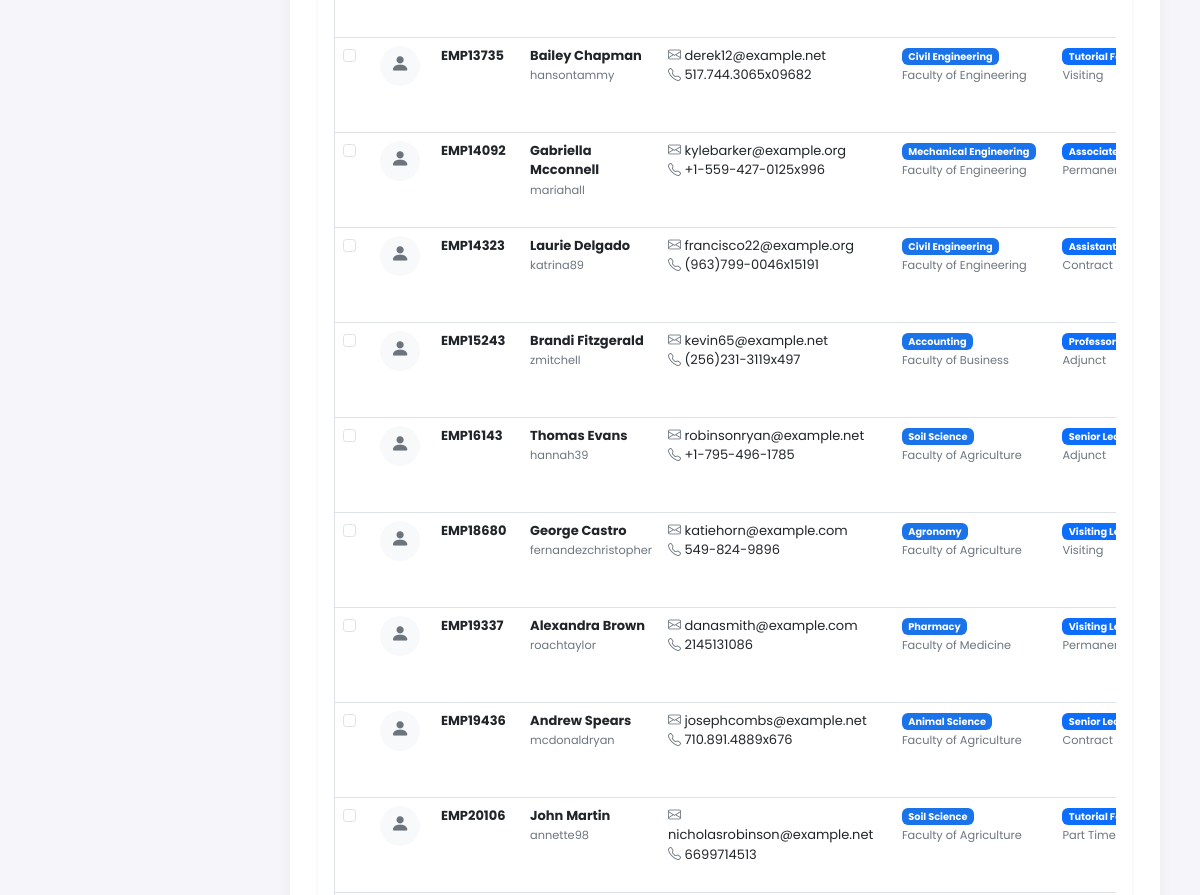
Before: /lecturers/ (signed in, middle part) with the older database file.
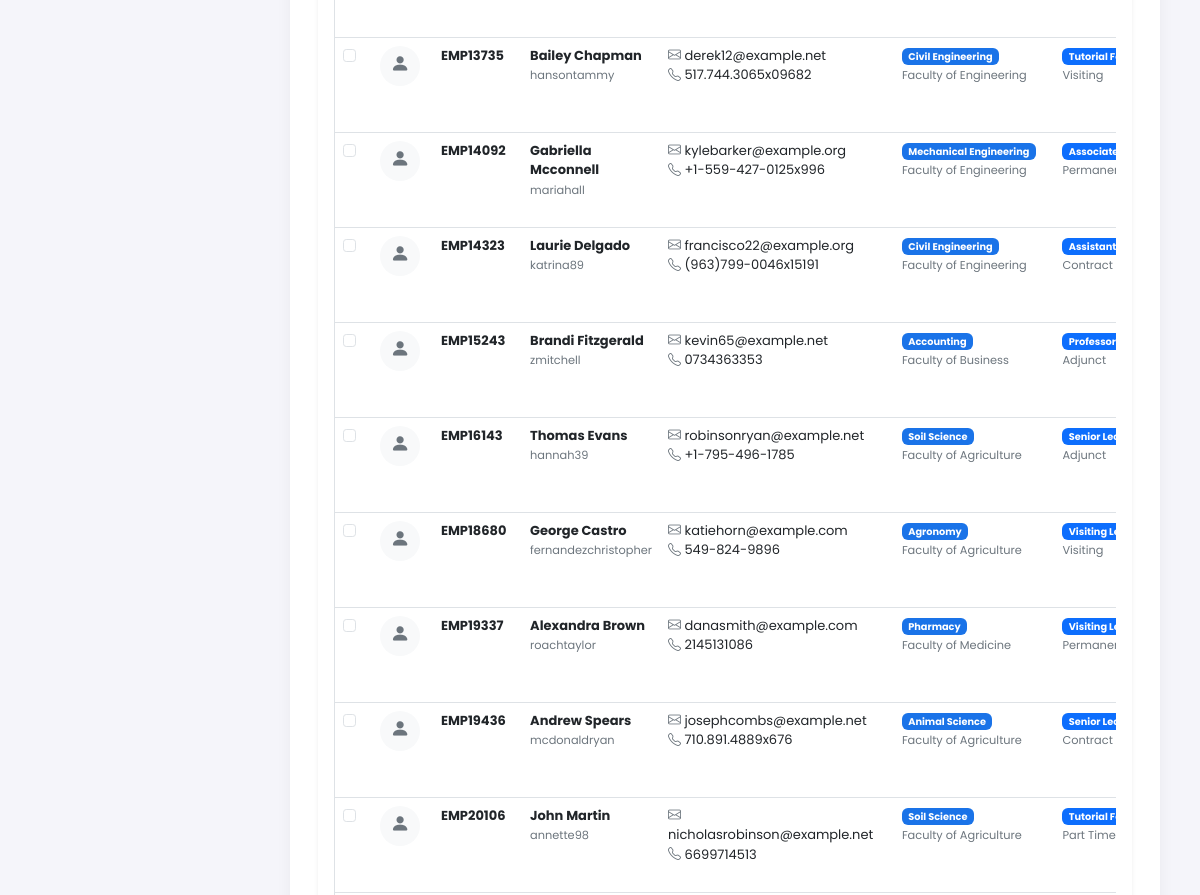
After: the same page with the newer database file.
### core_application/models.py (models this page shows, shortened)
class Lecturer(models.Model):
    ACADEMIC_RANKS = (
        ('professor', 'Professor'),
        ('associate_professor', 'Associate Professor'),
        ('senior_lecturer', 'Senior Lecturer'),
        ('lecturer', 'Lecturer'),
        ('assistant_lecturer', 'Assistant Lecturer'),
        ('tutorial_fellow', 'Tutorial Fellow'),
        ('graduate_assistant', 'Graduate Assistant'),
        ('visiting_lecturer', 'Visiting Lecturer'),
    )
    EMPLOYMENT_TYPES = (
        ('permanent', 'Permanent'),
        ('contract', 'Contract'),
        ('part_time', 'Part Time'),
        ('visiting', 'Visiting'),
        ('adjunct', 'Adjunct'),
    )
    user = models.OneToOneField(User, on_delete=models.CASCADE, related_name='lecturer_profile')
    employee_number = models.CharField(max_length=20, unique=True)
    department = models.ForeignKey(Department, on_delete=models.CASCADE, related_name='lecturers')
    academic_rank = models.CharField(max_length=30, choices=ACADEMIC_RANKS)
    employment_type = models.CharField(max_length=20, choices=EMPLOYMENT_TYPES, default='permanent')
    highest_qualification = models.CharField(max_length=100)
    university_graduated = models.CharField(max_length=200, blank=True)
    graduation_year = models.IntegerField(null=True, blank=True)
    research_interests = models.TextField(blank=True)
    publications = models.TextField(blank=True)
    professional_registration = models.CharField(max_length=100, blank=True)
    teaching_experience_years = models.IntegerField(default=0)
    research_experience_years = models.IntegerField(default=0)
    industry_experience_years = models.IntegerField(default=0)
    salary = models.DecimalField(max_digits=12, decimal_places=2, null=True, blank=True)
    joining_date = models.DateField()
    contract_end_date = models.DateField(null=True, blank=True)
    office_location = models.CharField(max_length=100, blank=True)
    office_phone = models.CharField(max_length=15, blank=True)
    consultation_hours = models.TextField(blank=True)
    is_active = models.BooleanField(default=True)

class User(AbstractUser):
    GENDER_CHOICES = (
        ('male', 'Male'),
        ('female', 'Female'),
        ('other', 'Other'),
    )
    USER_TYPES = (
        ('admin', 'Admin'),
        ('student', 'Student'),
        ('lecturer', 'Lecturer'),
        ('professor', 'Professor'),
        ('staff', 'Staff'),
        ('registrar', 'Registrar'),
        ('dean', 'Dean'),
        ('hod', 'Head of Department'),
        ('hostel_warden' , 'Hostel Warden')
    )
    username = models.CharField(
        max_length=150,
        unique=True,
        validators=[
            RegexValidator(
                regex=r'^[\w.@+\-/]+$',
                message="Username can contain letters, numbers, @, ., +, -, _, and / characters only."
            )
        ],
        help_text="Required. 150 characters or fewer. Letters, digits and @/./+/-/_/ allowed."
    )
    user_type = models.CharField(max_length=20, choices=USER_TYPES)
    phone = models.CharField(max_length=15, blank=True)
    address = models.TextField(blank=True)
    gender = models.CharField(max_length=10, choices=GENDER_CHOICES, blank=True)
    date_of_birth = models.DateField(null=True, blank=True)
    profile_picture = models.ImageField(upload_to='profiles/', null=True, blank=True)
    national_id = models.CharField(max_length=20, unique=True, null=True, blank=True)
    is_active = models.BooleanField(default=True)
    created_at = models.DateTimeField(auto_now_add=True)
    updated_at = models.DateTimeField(auto_now=True)

class Department(models.Model):
    name = models.CharField(max_length=100)
    code = models.CharField(max_length=10, unique=True)
    faculty = models.ForeignKey(Faculty, on_delete=models.CASCADE, related_name='departments')
    head_of_department = models.ForeignKey(User, on_delete=models.SET_NULL, null=True, blank=True, related_name='headed_departments')
    description = models.TextField(blank=True)
    established_date = models.DateField()
    is_active = models.BooleanField(default=True)

class Faculty(models.Model):
    name = models.CharField(max_length=100)
    code = models.CharField(max_length=10, unique=True)
    description = models.TextField(blank=True)
    dean = models.ForeignKey(User, on_delete=models.SET_NULL, null=True, blank=True, related_name='headed_faculties')
    established_date = models.DateField()
    is_active = models.BooleanField(default=True)
    class Meta:
        verbose_name_plural = "Faculties"

### core_application/views.py (the view, shortened to what this page needs)
# urls.py: path('lecturers/', views.lecturer_list, name='lecturer_list'),
@login_required
def lecturer_list(request):
    lecturers = Lecturer.objects.select_related(
        'user', 'department', 'department__faculty'
    ).all()
    search_query = request.GET.get('search', '')
    faculty_filter = request.GET.get('faculty', '')
    if faculty_filter:
        lecturers = lecturers.filter(department__faculty_id=faculty_filter)
    department_filter = request.GET.get('department', '')
    if department_filter:
        lecturers = lecturers.filter(department_id=department_filter)
    rank_filter = request.GET.get('academic_rank', '')
    if rank_filter:
        lecturers = lecturers.filter(academic_rank=rank_filter)
    status_filter = request.GET.get('status', '')
    if status_filter:
        is_active = status_filter == 'active'
        lecturers = lecturers.filter(is_active=is_active)
    order_by = request.GET.get('order_by', 'employee_number')
    if order_by:
        lecturers = lecturers.order_by(order_by)
    paginator = Paginator(lecturers, 20)  # 20 lecturers per page
    page_number = request.GET.get('page')
    page_obj = paginator.get_page(page_number)
    faculties = Faculty.objects.filter(is_active=True)
    departments = Department.objects.filter(is_active=True)
    context = {
        'lecturers': page_obj,
        'page_obj': page_obj,
        'total_lecturers': lecturers.count(),
        'search_query': search_query,
        'faculty_filter': faculty_filter,
        'department_filter': department_filter,
        'rank_filter': rank_filter,
        'status_filter': status_filter,
        'order_by': order_by,
        'faculties': faculties,
        'departments': departments,
        'rank_choices': Lecturer.ACADEMIC_RANKS,
    }
    return render(request, 'lecturers/lecturer_list.html', context)

### templates/lecturers/lecturer_list.html (shortened to what this page needs)
{% extends 'admin_base.html' %}
{% load static %}
{% block content %}
<div class="container onprintContainer">
    <div class="row p-3">
        <div class="col-md-12">
            <div class="card shadow-sm">
                <div class="card-body">
                    {% if lecturers %}
                    <div class="table-responsive">
                        <table class="table table-hover" id="lecturersTable">
                            <tbody>
                                {% for lecturer in lecturers %}
                                <tr>
                                    <td>
                                        <input type="checkbox" class="form-check-input lecturer-checkbox"
                                               value="{{ lecturer.employee_number }}">
                                    </td>
                                    <td>
                                        {% if lecturer.user.profile_picture %}
                                            <img src="{{ lecturer.user.profile_picture.url }}"
                                                 class="lecturer-thumb rounded-circle" alt="Profile">
                                        {% else %}
                                            <div class="lecturer-thumb-placeholder rounded-circle d-flex align-items-center justify-content-center">
                                                <i class="bi bi-person-fill"></i>
                                            </div>
                                        {% endif %}
                                    </td>
                                    <td>
                                        <strong>{{ lecturer.employee_number }}</strong>
                                    </td>
                                    <td>
                                        <div>
                                            <strong>{{ lecturer.user.get_full_name }}</strong>
                                            <br>
                                            <small class="text-muted">{{ lecturer.user.username }}</small>
                                        </div>
                                    </td>
                                    <td>
                                        <div>
                                            {% if lecturer.user.email %}
                                                <i class="bi bi-envelope text-muted"></i> {{ lecturer.user.email }}
                                                <br>
                                            {% endif %}
                                            {% if lecturer.user.phone %}
                                                <i class="bi bi-telephone text-muted"></i> {{ lecturer.user.phone }}
                                            {% endif %}
                                        </div>
                                    </td>
                                    <td>
                                        <span class="badge" style="background-color: #1a73e8;">{{ lecturer.department.name }}</span>
                                        <br>
                                        <small class="text-muted">{{ lecturer.department.faculty.name }}</small>
                                    </td>
                                    <td>
                                        <span class="badge bg-primary">{{ lecturer.get_academic_rank_display }}</span>
                                        <br>
                                        <small class="text-muted">{{ lecturer.get_employment_type_display }}</small>
                                    </td>
                                </tr>
                                {% endfor %}
                            </tbody>
                        </table>
                    </div>
                    {% endif %}
                </div>
            </div>
        </div>
    </div>
</div>
{% endblock %}

### templates/admin_base.html (shortened to what this page needs)
{% load static %}
<!DOCTYPE html>
<html lang="en">
<head>
    <link href="https://cdn.jsdelivr.net/npm/bootstrap@5.2.0/dist/css/bootstrap.min.css" rel="stylesheet"
>
    <link href="https://cdn.jsdelivr.net/npm/remixicon@2.2.0/fonts/remixicon.css" rel="stylesheet">
    <link rel="stylesheet" href="https://cdnjs.cloudflare.com/ajax/libs/font-awesome/6.1.1/css/all.min.css"
 />
    <link rel="stylesheet" href="https://maxcdn.bootstrapcdn.com/font-awesome/4.7.0/css/font-awesome.min.css">
    <link rel="stylesheet" href="https://cdn.jsdelivr.net/npm/bootstrap-icons@1.3.0/font/bootstrap-icons.css">
    <link href="https://cdn.datatables.net/1.12.1/css/dataTables.bootstrap5.min.css" rel="stylesheet" />
    <link href="https://cdnjs.cloudflare.com/ajax/libs/toastr.js/latest/css/toastr.min.css" rel="stylesheet" />
    <link rel="stylesheet" href="https://cdnjs.cloudflare.com/ajax/libs/chosen/1.8.7/chosen.min.css">
    <link rel="stylesheet" href="https://cdnjs.cloudflare.com/ajax/libs/select2/4.0.13/css/select2.min.css" />
    <link rel="stylesheet" href="{% static 'Settings.css' %}" />
    <link rel="stylesheet" href="{% static 'main.css' %}" />
    <link rel="stylesheet" href="{% static 'site.css' %}" />
    <link rel="stylesheet" href="{% static 'customstepper.css' %}" />
    <link href="https://cdn.jsdelivr.net/npm/bootstrap-icons@1.10.5/font/bootstrap-icons.css" rel="stylesheet">
</head>
<body>
    <main role="main" class="pb-3" style=" font-size: 13px !important;">
    {% block content %}
    {% endblock %}
</main>
</body>
</html>

### static/Settings.css (style rules this page uses)
.rounded-circle { border-radius: 50% !important; aspect-ratio: 1/1; }

### static/main.css (style rules this page uses)
:root { --color-primary: #213373; --color-secondary: #1B85FB; --color-tab: #ED1E24; --color-white: #fff; --color-light: #D3D3D3; --color-light-green: rgba(65, 191, 115, .16); --color-light-blue: rgba(64, 142, 239, .16); --color-light-gray: #D6D6D6; --color-black: #000000; --color-dark: rgba(0,0,0,.6); --color-light-header: #F8F9FA; --color-border: #dee2e6; --color-link-dark: #707070; --color-border-dropdown: rgb(0 0 0 / 18%); --color-notify-purple: #6D65F8; --color-notify-aqua: #23C4F9; --color-notify-green: #1EAD95; --color-notify-pink: #EB86ED; --box-shadow-btn: 0 1rem 2rem rgba(0,0,0,.175); --transition: all 400ms ease; --color-primary-rgba: rgb(13 110 253 / 25%); }
* { list-style: none; box-sizing: border-box; }
body { font-family: 'Poppins', sans-serif; font-weight: 400; overflow-x: hidden; background: #F5F5FA }
@media (min-width: 576px) { .container, .container-lg, .container-md, .container-sm, .container-xl, .container-xxl { max-width: calc(100% - 4rem) !important } }
@media (min-width: 768px) { .container, .container-lg, .container-md, .container-sm, .container-xl, .container-xxl { max-width: calc(100% - 5rem) !important } }
@media (min-width: 992px) { .container, .container-lg, .container-md, .container-sm, .container-xl, .container-xxl { max-width: calc(100% - 5rem) !important; } }
@media (min-width: 1200px) { .container, .container-lg, .container-md, .container-sm, .container-xl, .container-xxl { max-width: calc(100% - 5rem) !important; } }
.card { border: none !important }
.table > :not(caption) > * { border-left-width: 1px !important; border-right-width: 1px !important; border-color: var(--color-border) }
main { width: calc(100vw - 15.625rem); position: relative; left: 15.625rem; margin-top: 6rem }

### static/site.css (style rules this page uses)
* { box-sizing: border-box; }
:root { --prm-color: var(--color-primary); --prm-gray: #b1b1b1; }

### templates/lecturers/lecturer_list.html (style rules this page uses)
.onprintContainer { background-color: #fff; border-radius: 10px; box-shadow: 0 0 15px rgba(0, 0, 0, 0.05); }
.card { border: none; transition: transform 0.2s ease, box-shadow 0.2s ease; }
.lecturer-thumb-placeholder { width: 40px; height: 40px; background-color: #f8f9fa; color: #6c757d; font-size: 1.2rem; }

Changed rows visible on the page:
changed through a linked row, Lecturer "EMP15243": user.phone "(256)231-3119x497" → "0734363353"
